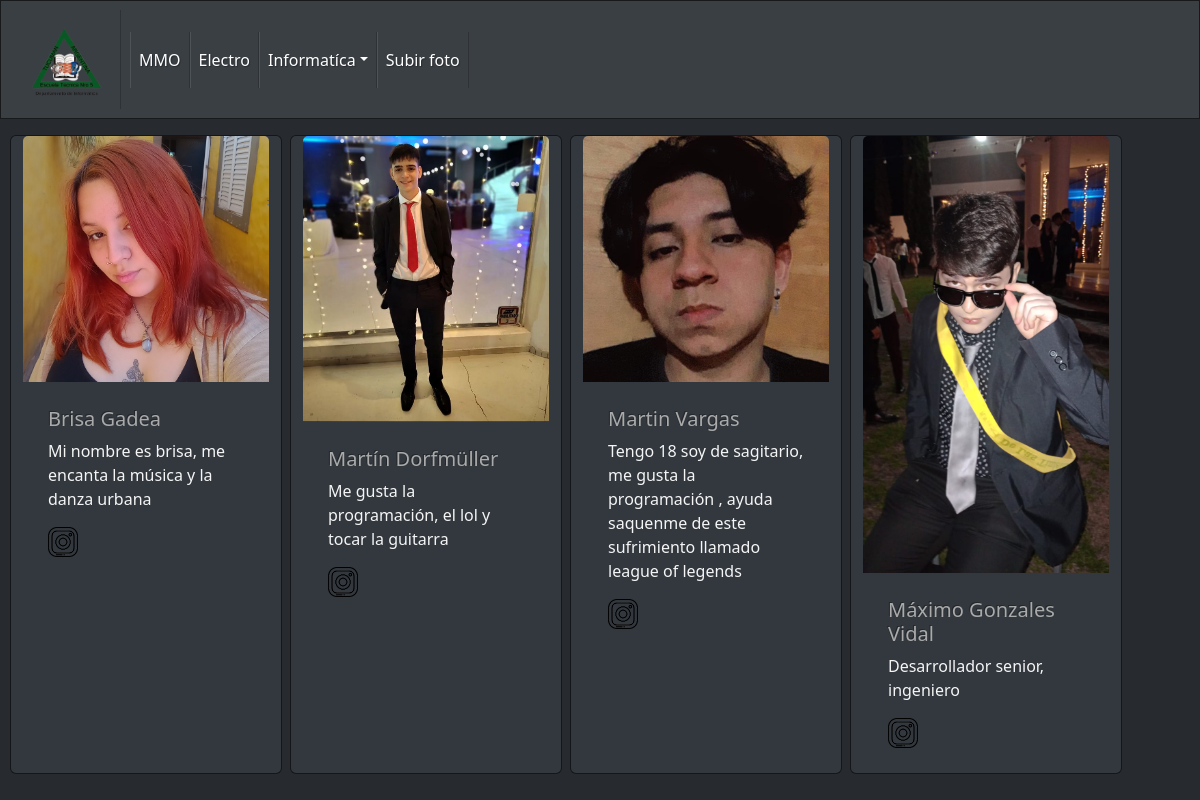
Screenshot of /tarjeta.php with the database file from the repository.
### tables this page shows
CREATE TABLE `tarjetas` (
  `curso` int NOT NULL,
  `nombre` varchar(120) NOT NULL,
  `descripcion` varchar(320) NOT NULL,
  `ig` varchar(45) DEFAULT NULL,
  `img` varchar(320) NOT NULL,
  `logro` int NOT NULL,
  `logrodes` varchar(500) DEFAULT NULL,
  PRIMARY KEY (`nombre`)
);

### tarjeta.php (the view, shortened to what this page needs)
<!DOCTYPE html>
<html lang="en">
<head>
  <link rel="stylesheet" href="bootstrap.css">
</head>
</head>
<body>
  <nav class="navbar navbar-expand-lg navbar-dark bg-primary">
    <div class="container-fluid">
      <a class="navbar-brand" href="#">
        <img src="imagenes/Logo-removebg-preview.png" height="75px" width="75px" alt="">
      </a>
      <div class="collapse navbar-collapse" id="navbarColor01">
        <ul class="navbar-nav me-auto">
          <li class="nav-item">
            <a class="nav-link active" href="tarjeta-mmo.php">MMO</a>
          </li>
          <li class="nav-item">
            <a class="nav-link active" href="tarjeta-electro.php">Electro</a>
          </li>
          <li class="nav-item dropdown">
            <a class="nav-link dropdown-toggle active" data-bs-toggle="dropdown" href="#" role="button"
              aria-haspopup="true" aria-expanded="false">Informatíca</a>
          </li>
          <li class="nav-item">
            <a class="nav-link active" href="foto.php">Subir foto </a>
          </li>
        </ul>
      </div>
  </nav>
<div>
  <div class="flex">
    <div class="row">
    <?php
      include 'cnx.php';
      $consulta = mysqli_query($mysqli,"SELECT * FROM basedt.tarjetas " );
      while ($tarjeta= mysqli_fetch_array($consulta)){
        echo '<div class="card mx-1" style="width: 17rem;">';
        echo '<img class="card-img-top" src="'. $tarjeta['img'] .'" alt="Card image cap">';
        echo '<div class="card-body">';
        echo '<h5 class="card-title">'. $tarjeta['nombre'].'</h5>';
        echo '<p class="card-text">' . $tarjeta['descripcion'] . '</p>';
        $ins = 'https://www.instagram.com/' . $tarjeta['ig'] .'/';
        echo '<a href="'.$ins.'" target="_blank" >';
        echo '<img src="imagenes/descarga.png"  withd="30px" height="30px"alt="">';
        echo '</a>';
        echo '</div>';
        echo '</div>';
        }
    ?>
  </div>
</div>
</div>
</body>
</html>

### rows the page displays
tarjetas: img (picture), nombre "Brisa Gadea", descripcion "Mi nombre es brisa, me encanta la música y la danza urbana"
tarjetas: img (picture), nombre "Martín Dorfmüller", descripcion "Me gusta la programación, el lol y tocar la guitarra"
tarjetas: img (picture), nombre "Martin Vargas", descripcion "Tengo 18 soy de sagitario, me gusta la programación , ayuda saquenme de este sufrimiento llamado league of legends"
tarjetas: img (picture), nombre "Máximo Gonzales Vidal", descripcion "Desarrollador senior, ingeniero"
